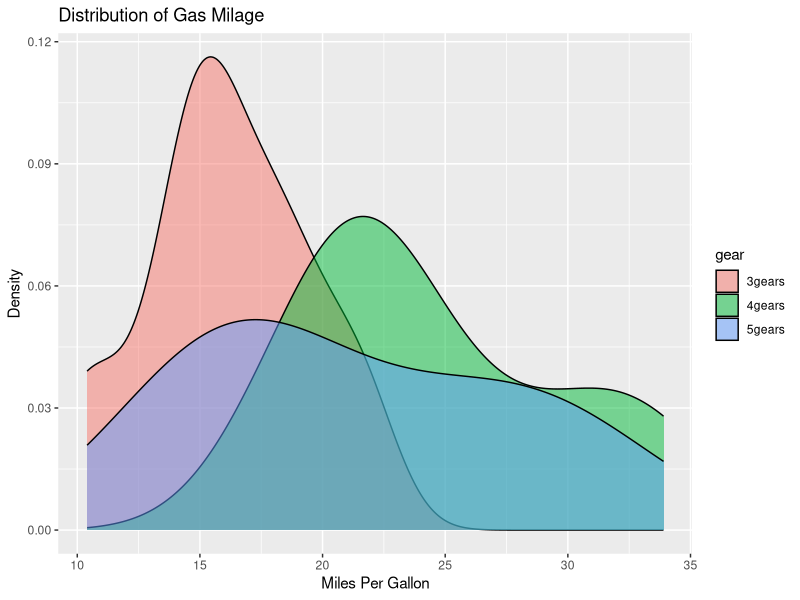
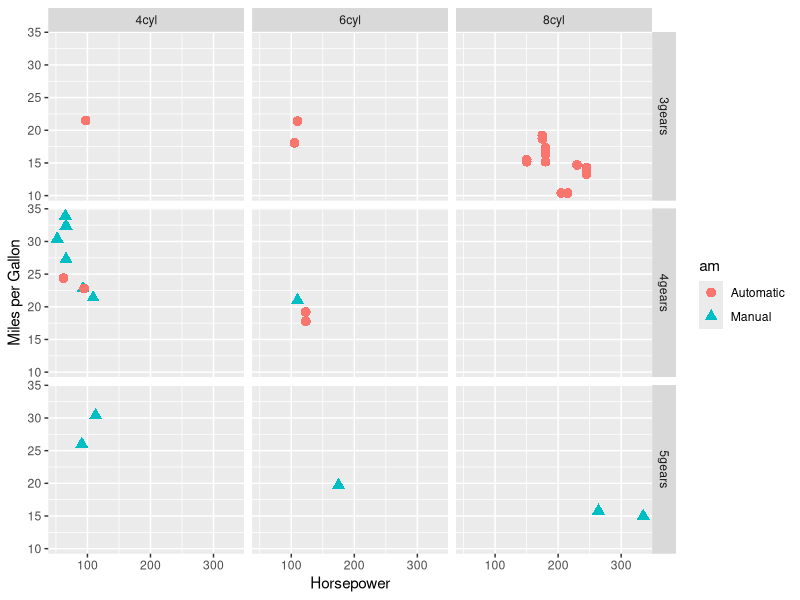

Reproduce these figures in R, in order.
# ggplot2 examples
library(ggplot2)

# create factors with value labels
mtcars$gear <- factor(mtcars$gear,levels=c(3,4,5),
                      labels=c("3gears","4gears","5gears"))
mtcars$am <- factor(mtcars$am,levels=c(0,1),
                    labels=c("Automatic","Manual"))
mtcars$cyl <- factor(mtcars$cyl,levels=c(4,6,8),
                     labels=c("4cyl","6cyl","8cyl"))
# Kernel density plots for mpg
# grouped by number of gears (indicated by color)
qplot(mpg, data=mtcars, geom="density", fill=gear, alpha=I(.5),
      main="Distribution of Gas Milage", xlab="Miles Per Gallon",
      ylab="Density")
# Scatterplot of mpg vs. hp for each combination of gears and cylinders
# in each facet, transmittion type is represented by shape and color
qplot(hp, mpg, data=mtcars, shape=am, color=am,
      facets=gear~cyl, size=I(3),
      xlab="Horsepower", ylab="Miles per Gallon")
